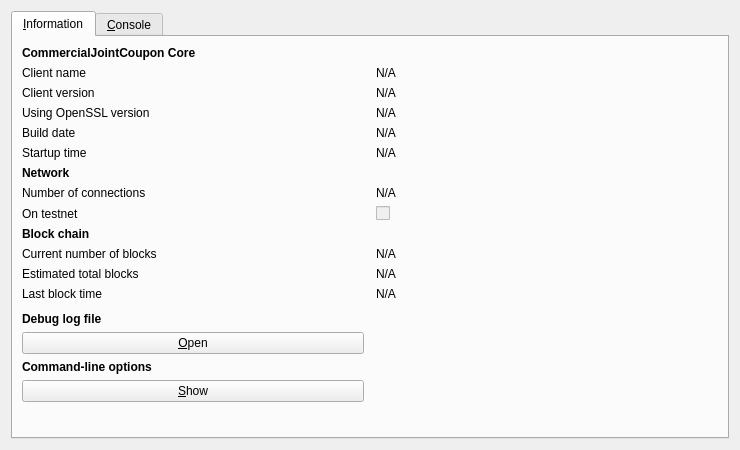
<?xml version="1.0" encoding="UTF-8"?>
<ui version="4.0">
 <class>RPCConsole</class>
 <widget class="QDialog" name="RPCConsole">
  <property name="geometry">
   <rect>
    <x>0</x>
    <y>0</y>
    <width>740</width>
    <height>450</height>
   </rect>
  </property>
  <property name="windowTitle">
   <string>CommercialJointCoupon - Debug window</string>
  </property>
  <layout class="QVBoxLayout" name="verticalLayout_2">
   <item>
    <widget class="QTabWidget" name="tabWidget">
     <property name="currentIndex">
      <number>0</number>
     </property>
     <widget class="QWidget" name="tab_info">
      <attribute name="title">
       <string>&amp;Information</string>
      </attribute>
      <layout class="QGridLayout" name="gridLayout" columnstretch="0,0">
       <property name="horizontalSpacing">
        <number>12</number>
       </property>
       <item row="14" column="0">
        <widget class="QLabel" name="labelDebugLogfile">
         <property name="font">
          <font>
           <weight>75</weight>
           <bold>true</bold>
          </font>
         </property>
         <property name="text">
          <string>Debug log file</string>
         </property>
        </widget>
       </item>
       <item row="5" column="0">
        <widget class="QLabel" name="label_13">
         <property name="text">
          <string>Startup time</string>
         </property>
        </widget>
       </item>
       <item row="6" column="0">
        <widget class="QLabel" name="label_11">
         <property name="font">
          <font>
           <weight>75</weight>
           <bold>true</bold>
          </font>
         </property>
         <property name="text">
          <string>Network</string>
         </property>
        </widget>
       </item>
       <item row="5" column="1">
        <widget class="QLabel" name="startupTime">
         <property name="cursor">
          <cursorShape>IBeamCursor</cursorShape>
         </property>
         <property name="text">
          <string>N/A</string>
         </property>
         <property name="textFormat">
          <enum>Qt::PlainText</enum>
         </property>
         <property name="textInteractionFlags">
          <set>Qt::LinksAccessibleByMouse|Qt::TextSelectableByKeyboard|Qt::TextSelectableByMouse</set>
         </property>
        </widget>
       </item>
       <item row="8" column="1">
        <widget class="QCheckBox" name="isTestNet">
         <property name="enabled">
          <bool>false</bool>
         </property>
         <property name="text">
          <string/>
         </property>
        </widget>
       </item>
       <item row="1" column="0">
        <widget class="QLabel" name="label_5">
         <property name="text">
          <string>Client name</string>
         </property>
        </widget>
       </item>
       <item row="10" column="1">
        <widget class="QLabel" name="numberOfBlocks">
         <property name="cursor">
          <cursorShape>IBeamCursor</cursorShape>
         </property>
         <property name="text">
          <string>N/A</string>
         </property>
         <property name="textFormat">
          <enum>Qt::PlainText</enum>
         </property>
         <property name="textInteractionFlags">
          <set>Qt::LinksAccessibleByMouse|Qt::TextSelectableByKeyboard|Qt::TextSelectableByMouse</set>
         </property>
        </widget>
       </item>
       <item row="4" column="0">
        <widget class="QLabel" name="label_12">
         <property name="text">
          <string>Build date</string>
         </property>
        </widget>
       </item>
       <item row="17" column="0">
        <widget class="QPushButton" name="showCLOptionsButton">
         <property name="toolTip">
          <string>Show the CommercialJointCoupon-Qt help message to get a list with possible CommercialJointCoupon command-line options.</string>
         </property>
         <property name="text">
          <string>&amp;Show</string>
         </property>
         <property name="autoDefault">
          <bool>false</bool>
         </property>
        </widget>
       </item>
       <item row="10" column="0">
        <widget class="QLabel" name="label_3">
         <property name="text">
          <string>Current number of blocks</string>
         </property>
        </widget>
       </item>
       <item row="12" column="1">
        <widget class="QLabel" name="lastBlockTime">
         <property name="cursor">
          <cursorShape>IBeamCursor</cursorShape>
         </property>
         <property name="text">
          <string>N/A</string>
         </property>
         <property name="textFormat">
          <enum>Qt::PlainText</enum>
         </property>
         <property name="textInteractionFlags">
          <set>Qt::LinksAccessibleByMouse|Qt::TextSelectableByKeyboard|Qt::TextSelectableByMouse</set>
         </property>
        </widget>
       </item>
       <item row="4" column="1">
        <widget class="QLabel" name="buildDate">
         <property name="cursor">
          <cursorShape>IBeamCursor</cursorShape>
         </property>
         <property name="text">
          <string>N/A</string>
         </property>
         <property name="textFormat">
          <enum>Qt::PlainText</enum>
         </property>
         <property name="textInteractionFlags">
          <set>Qt::LinksAccessibleByMouse|Qt::TextSelectableByKeyboard|Qt::TextSelectableByMouse</set>
         </property>
        </widget>
       </item>
       <item row="2" column="0">
        <widget class="QLabel" name="label_6">
         <property name="text">
          <string>Client version</string>
         </property>
        </widget>
       </item>
       <item row="8" column="0">
        <widget class="QLabel" name="label_8">
         <property name="text">
          <string>On testnet</string>
         </property>
        </widget>
       </item>
       <item row="2" column="1">
        <widget class="QLabel" name="clientVersion">
         <property name="cursor">
          <cursorShape>IBeamCursor</cursorShape>
         </property>
         <property name="text">
          <string>N/A</string>
         </property>
         <property name="textFormat">
          <enum>Qt::PlainText</enum>
         </property>
         <property name="textInteractionFlags">
          <set>Qt::LinksAccessibleByMouse|Qt::TextSelectableByKeyboard|Qt::TextSelectableByMouse</set>
         </property>
        </widget>
       </item>
       <item row="1" column="1">
        <widget class="QLabel" name="clientName">
         <property name="cursor">
          <cursorShape>IBeamCursor</cursorShape>
         </property>
         <property name="text">
          <string>N/A</string>
         </property>
         <property name="textFormat">
          <enum>Qt::PlainText</enum>
         </property>
         <property name="textInteractionFlags">
          <set>Qt::LinksAccessibleByMouse|Qt::TextSelectableByKeyboard|Qt::TextSelectableByMouse</set>
         </property>
        </widget>
       </item>
       <item row="12" column="0">
        <widget class="QLabel" name="label_2">
         <property name="text">
          <string>Last block time</string>
         </property>
        </widget>
       </item>
       <item row="18" column="0">
        <spacer name="verticalSpacer">
         <property name="orientation">
          <enum>Qt::Vertical</enum>
         </property>
         <property name="sizeHint" stdset="0">
          <size>
           <width>20</width>
           <height>40</height>
          </size>
         </property>
        </spacer>
       </item>
       <item row="7" column="0">
        <widget class="QLabel" name="label_7">
         <property name="text">
          <string>Number of connections</string>
         </property>
        </widget>
       </item>
       <item row="16" column="0">
        <widget class="QLabel" name="labelCLOptions">
         <property name="font">
          <font>
           <weight>75</weight>
           <bold>true</bold>
          </font>
         </property>
         <property name="text">
          <string>Command-line options</string>
         </property>
        </widget>
       </item>
       <item row="11" column="1">
        <widget class="QLabel" name="totalBlocks">
         <property name="cursor">
          <cursorShape>IBeamCursor</cursorShape>
         </property>
         <property name="text">
          <string>N/A</string>
         </property>
         <property name="textFormat">
          <enum>Qt::PlainText</enum>
         </property>
         <property name="textInteractionFlags">
          <set>Qt::LinksAccessibleByMouse|Qt::TextSelectableByKeyboard|Qt::TextSelectableByMouse</set>
         </property>
        </widget>
       </item>
       <item row="7" column="1">
        <widget class="QLabel" name="numberOfConnections">
         <property name="cursor">
          <cursorShape>IBeamCursor</cursorShape>
         </property>
         <property name="text">
          <string>N/A</string>
         </property>
         <property name="textFormat">
          <enum>Qt::PlainText</enum>
         </property>
         <property name="textInteractionFlags">
          <set>Qt::LinksAccessibleByMouse|Qt::TextSelectableByKeyboard|Qt::TextSelectableByMouse</set>
         </property>
        </widget>
       </item>
       <item row="3" column="1">
        <widget class="QLabel" name="openSSLVersion">
         <property name="cursor">
          <cursorShape>IBeamCursor</cursorShape>
         </property>
         <property name="text">
          <string>N/A</string>
         </property>
         <property name="textFormat">
          <enum>Qt::PlainText</enum>
         </property>
         <property name="textInteractionFlags">
          <set>Qt::LinksAccessibleByMouse|Qt::TextSelectableByKeyboard|Qt::TextSelectableByMouse</set>
         </property>
        </widget>
       </item>
       <item row="9" column="0">
        <widget class="QLabel" name="label_10">
         <property name="font">
          <font>
           <weight>75</weight>
           <bold>true</bold>
          </font>
         </property>
         <property name="text">
          <string>Block chain</string>
         </property>
        </widget>
       </item>
       <item row="0" column="0">
        <widget class="QLabel" name="label_9">
         <property name="font">
          <font>
           <weight>75</weight>
           <bold>true</bold>
          </font>
         </property>
         <property name="text">
          <string>CommercialJointCoupon Core</string>
         </property>
        </widget>
       </item>
       <item row="11" column="0">
        <widget class="QLabel" name="label_4">
         <property name="text">
          <string>Estimated total blocks</string>
         </property>
        </widget>
       </item>
       <item row="13" column="0">
        <spacer name="verticalSpacer_2">
         <property name="orientation">
          <enum>Qt::Vertical</enum>
         </property>
         <property name="sizeHint" stdset="0">
          <size>
           <width>20</width>
           <height>20</height>
          </size>
         </property>
        </spacer>
       </item>
       <item row="15" column="0">
        <widget class="QPushButton" name="openDebugLogfileButton">
         <property name="toolTip">
          <string>Open the CommercialJointCoupon debug log file from the current data directory. This can take a few seconds for large log files.</string>
         </property>
         <property name="text">
          <string>&amp;Open</string>
         </property>
         <property name="autoDefault">
          <bool>false</bool>
         </property>
        </widget>
       </item>
       <item row="3" column="0">
        <widget class="QLabel" name="label_14">
         <property name="text">
          <string>Using OpenSSL version</string>
         </property>
         <property name="indent">
          <number>-1</number>
         </property>
        </widget>
       </item>
      </layout>
     </widget>
     <widget class="QWidget" name="tab_console">
      <attribute name="title">
       <string>&amp;Console</string>
      </attribute>
      <layout class="QVBoxLayout" name="verticalLayout_3">
       <property name="spacing">
        <number>3</number>
       </property>
       <item>
        <widget class="QTextEdit" name="messagesWidget">
         <property name="minimumSize">
          <size>
           <width>0</width>
           <height>100</height>
          </size>
         </property>
         <property name="readOnly">
          <bool>true</bool>
         </property>
         <property name="tabKeyNavigation" stdset="0">
          <bool>false</bool>
         </property>
         <property name="columnCount" stdset="0">
          <number>2</number>
         </property>
        </widget>
       </item>
       <item>
        <layout class="QHBoxLayout" name="horizontalLayout">
         <property name="spacing">
          <number>3</number>
         </property>
         <item>
          <widget class="QLabel" name="label">
           <property name="text">
            <string notr="true">&gt;</string>
           </property>
          </widget>
         </item>
         <item>
          <widget class="QLineEdit" name="lineEdit"/>
         </item>
         <item>
          <widget class="QPushButton" name="clearButton">
           <property name="maximumSize">
            <size>
             <width>24</width>
             <height>24</height>
            </size>
           </property>
           <property name="toolTip">
            <string>Clear console</string>
           </property>
           <property name="text">
            <string/>
           </property>
           <property name="icon">
            <iconset resource="../bitcoin.qrc">
             <normaloff>:/icons/remove</normaloff>:/icons/remove</iconset>
           </property>
           <property name="shortcut">
            <string notr="true">Ctrl+L</string>
           </property>
           <property name="autoDefault">
            <bool>false</bool>
           </property>
          </widget>
         </item>
        </layout>
       </item>
      </layout>
     </widget>
    </widget>
   </item>
  </layout>
 </widget>
 <resources>
  <include location="../bitcoin.qrc"/>
 </resources>
 <connections/>
</ui>
